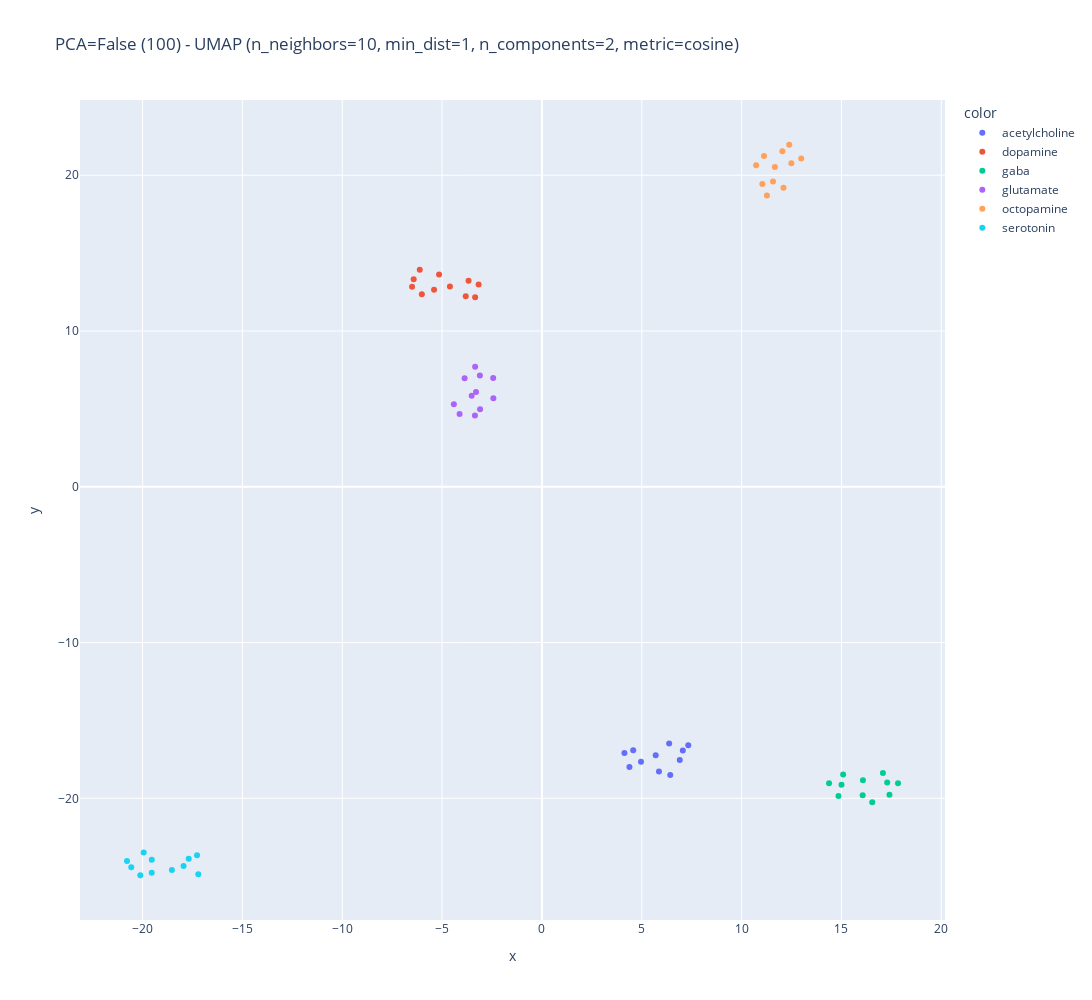

Source (notebook cell):
### Code cell
diplay_features(
        np.vstack([ref_latents, np.vstack(mean_ref)]),
        np.hstack([ref_labels, np.hstack(mean_labs)]),

        include_pca=False,
        pca_nb_components=100,
        clustering=False,
        nb_clusters=6,
        nb_neighbor=10,
        min_dist=1,
        nb_components=2,
        metric='cosine'
    )

### Figure 1 — Plotly figure (JSON) as saved in the notebook; plotly's stock layout.template omitted (floating-point values rounded to 4 significant figures)
{"data": [{"hovertemplate": "color=acetylcholine<br>x=%{x}<br>y=%{y}<extra></extra>", "legendgroup": "acetylcholine", "marker": {"color": "#636efa", "symbol": "circle"}, "mode": "markers", "name": "acetylcholine", "orientation": "v", "showlegend": true, "type": "scatter", "x": [4.572, 4.384, 4.963, 4.133, 6.904, 7.056, 6.372, 7.329, 5.862, 6.427, 5.699], "xaxis": "x", "y": [-16.91, -17.99, -17.65, -17.09, -17.54, -16.93, -16.48, -16.6, -18.29, -18.51, -17.23], "yaxis": "y"}, {"hovertemplate": "color=dopamine<br>x=%{x}<br>y=%{y}<extra></extra>", "legendgroup": "dopamine", "marker": {"color": "#EF553B", "symbol": "circle"}, "mode": "markers", "name": "dopamine", "orientation": "v", "showlegend": true, "type": "scatter", "x": [-6.014, -6.504, -6.423, -6.118, -3.816, -3.675, -3.345, -3.171, -5.152, -5.402, -4.608], "xaxis": "x", "y": [12.35, 12.83, 13.32, 13.93, 12.24, 13.23, 12.17, 12.99, 13.62, 12.65, 12.85], "yaxis": "y"}, {"hovertemplate": "color=gaba<br>x=%{x}<br>y=%{y}<extra></extra>", "legendgroup": "gaba", "marker": {"color": "#00cc96", "symbol": "circle"}, "mode": "markers", "name": "gaba", "orientation": "v", "showlegend": true, "type": "scatter", "x": [17.08, 17.41, 17.83, 17.29, 15.0, 15.09, 14.38, 14.85, 16.06, 16.54, 16.08], "xaxis": "x", "y": [-18.38, -19.77, -19.03, -18.99, -19.13, -18.48, -19.04, -19.85, -19.8, -20.25, -18.84], "yaxis": "y"}, {"hovertemplate": "color=glutamate<br>x=%{x}<br>y=%{y}<extra></extra>", "legendgroup": "glutamate", "marker": {"color": "#ab63fa", "symbol": "circle"}, "mode": "markers", "name": "glutamate", "orientation": "v", "showlegend": true, "type": "scatter", "x": [-2.44, -3.871, -3.107, -3.344, -3.354, -3.098, -4.41, -4.124, -2.432, -3.517, -3.3], "xaxis": "x", "y": [6.978, 6.961, 7.136, 7.706, 4.568, 4.971, 5.303, 4.668, 5.68, 5.849, 6.088], "yaxis": "y"}, {"hovertemplate": "color=octopamine<br>x=%{x}<br>y=%{y}<extra></extra>", "legendgroup": "octopamine", "marker": {"color": "#FFA15A", "symbol": "circle"}, "mode": "markers", "name": "octopamine", "orientation": "v", "showlegend": true, "type": "scatter", "x": [12.99, 12.49, 12.04, 12.39, 11.57, 12.1, 11.04, 11.27, 11.12, 10.73, 11.67], "xaxis": "x", "y": [21.07, 20.76, 21.54, 21.96, 19.6, 19.19, 19.43, 18.7, 21.23, 20.63, 20.52], "yaxis": "y"}, {"hovertemplate": "color=serotonin<br>x=%{x}<br>y=%{y}<extra></extra>", "legendgroup": "serotonin", "marker": {"color": "#19d3f3", "symbol": "circle"}, "mode": "markers", "name": "serotonin", "orientation": "v", "showlegend": true, "type": "scatter", "x": [-17.95, -17.21, -17.69, -17.27, -20.11, -19.54, -19.54, -19.94, -20.57, -20.78, -18.53], "xaxis": "x", "y": [-24.34, -24.88, -23.88, -23.65, -24.94, -23.95, -24.78, -23.48, -24.43, -24.02, -24.6], "yaxis": "y"}], "layout": {"height": 1000, "legend": {"title": {"text": "color"}, "tracegroupgap": 0}, "title": {"text": "PCA=False (100) - UMAP (n_neighbors=10, min_dist=1, n_components=2, metric=cosine)"}, "width": 1500, "xaxis": {"anchor": "y", "domain": [0, 1], "title": {"text": "x"}}, "yaxis": {"anchor": "x", "domain": [0, 1], "title": {"text": "y"}}}}
